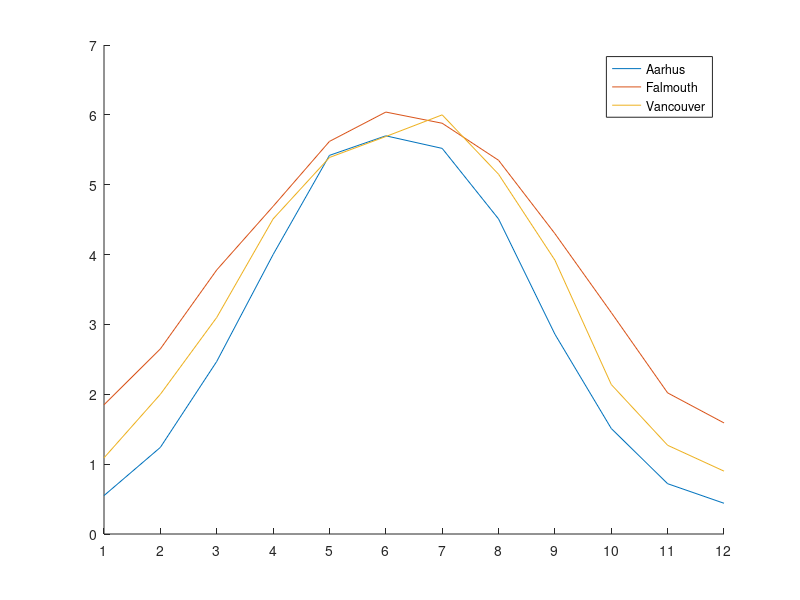

Write MATLAB code to recreate this figure. (Note: this script raises an error after producing the figure.)
% comparative irradiance
% horizontal surface facing directly south

vancouver = [1.09	2.00	3.10	4.51	5.39	5.69 6.00	5.15	3.92	2.14	1.27	0.90];
aarhus = [0.55	1.24	2.47	4.00	5.42	5.70 5.52	4.51	2.86	1.51	0.72	0.44];
falmouth = [1.85 	2.65 	3.78 	4.69 	5.62 	6.04 5.88 	5.35 	4.30 	3.17 	2.02	1.59];
figure(1), clf, hold on, plot(aarhus), plot(falmouth), plot(vancouver), 
xlim([1 12])
legend('Aarhus','Falmouth','Vancouver')
set(gca,'xtick',1:12,'xticklabels',{'J','F','M','A','M','J','J','A','S','O','N','D'})
ylabel('Average Solar Insolation (kWh/m^2/day)')
adjustfigurefont